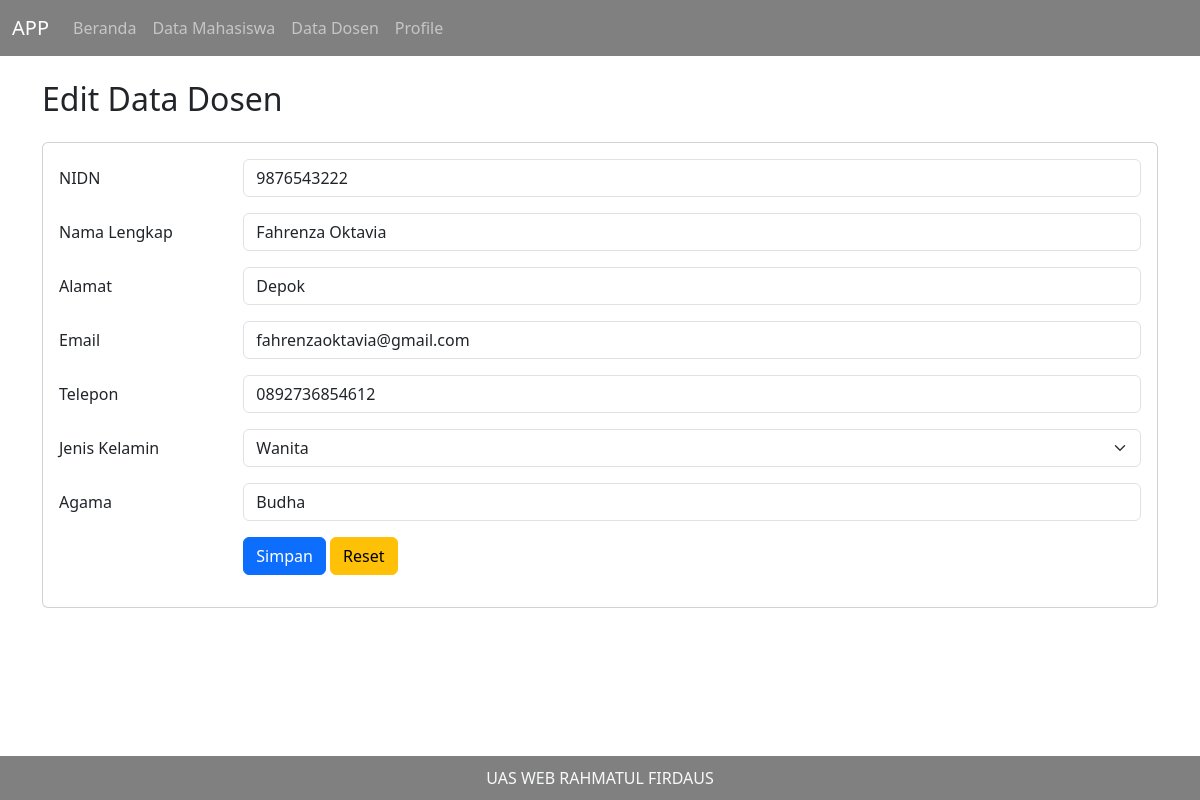
/uas/index.php?page=edit-dosen&id=2, run on the app's committed database.
### tables this page shows
CREATE TABLE `dosen` (
  `id` int(11) NOT NULL,
  `nidn` varchar(10) NOT NULL,
  `nama` varchar(200) NOT NULL,
  `alamat` varchar(200) NOT NULL,
  `email` varchar(200) NOT NULL,
  `telepon` varchar(13) NOT NULL,
  `jenisKelamin` varchar(200) NOT NULL,
  `agama` varchar(200) NOT NULL
);

### uas/dosen/edit.php (the view, shortened to what this page needs)
<?php
include 'Database/connection.php';
$id = $_GET['id'];
$result = mysqli_query($con, "SELECT * FROM dosen WHERE id=$id");
while ($data = mysqli_fetch_array($result)) {
    $nidn = $data['nidn'];
    $nama = $data['nama'];
    $alamat = $data['alamat'];
    $telepon = $data['telepon'];
    $email = $data['email'];
    $jenisKelamin = $data['jenisKelamin'];
    $agama = $data['agama'];
}
?>
<h2>Edit Data Dosen</h2>
<div class="card mt-4">
    <div class="card-body">
        <form method="post">
            <div class="mb-3 row">
                <label for="nidn" class="col-sm-2 col-form-label">NIDN</label>
                <div class="col-sm-10">
                    <input type="text" class="form-control" id="nidn" name="nidn" value="<?php echo $nidn; ?>" required>
                </div>
            </div>
            <div class="mb-3 row">
                <label for="nama" class="col-sm-2 col-form-label">Nama Lengkap</label>
                <div class="col-sm-10">
                    <input type="text" class="form-control" id="nama" name="nama" value="<?php echo $nama; ?>" required>
                </div>
            </div>
            <div class="mb-3 row">
                <label for="alamat" class="col-sm-2 col-form-label">Alamat</label>
                <div class="col-sm-10">
                    <input type="text" class="form-control" id="alamat" name="alamat" value="<?php echo $alamat; ?>" required>
                </div>
            </div>
            <div class="mb-3 row">
                <label for="email" class="col-sm-2 col-form-label">Email</label>
                <div class="col-sm-10">
                    <input type="email" class="form-control" id="email" name="email" value="<?php echo $email; ?>" required>
                </div>
            </div>
            <div class="mb-3 row">
                <label for="telepon" class="col-sm-2 col-form-label">Telepon</label>
                <div class="col-sm-10">
                    <input type="number" class="form-control" id="telepon" name="telepon" value="<?php echo $telepon; ?>" required>
                </div>
            </div>
            <div class="mb-3 row">
                <label for="jenisKelamin" class="col-sm-2 col-form-label">Jenis Kelamin</label>
                <div class="col-sm-10">
                    <select class="form-select" aria-label="Default select example" name="jenisKelamin">
                        <option value="Wanita" <?php if ($jenisKelamin == "Wanita") echo 'selected'; ?>>Wanita</option>
                    </select>
                </div>
            </div>
            <div class="mb-3 row">
                <label for="agama" class="col-sm-2 col-form-label">Agama</label>
                <div class="col-sm-10">
                    <input type="text" class="form-control" id="agama" name="agama" value="<?php echo $agama; ?>" required>
                </div>
            </div>
            <div class="mb-3 row">
                <div class="col-sm-10 offset-2">
                    <input type="submit" value="Simpan" name="submit" class="btn btn-primary">
                    <input type="reset" value="Reset" class="btn btn-warning">
                </div>
            </div>
        </form>
    </div>
</div>

### uas/template/header.php (style rules this page uses)
html { position: relative; min-height: 100%; }
body { margin-bottom: 4em; }

### data on the page
dosen: nidn "9876543222", nama "Fahrenza Oktavia", alamat "Depok", email "fahrenzaoktavia@gmail.com", telepon "0892736854612", jenisKelamin "Wanita", agama "Budha"
